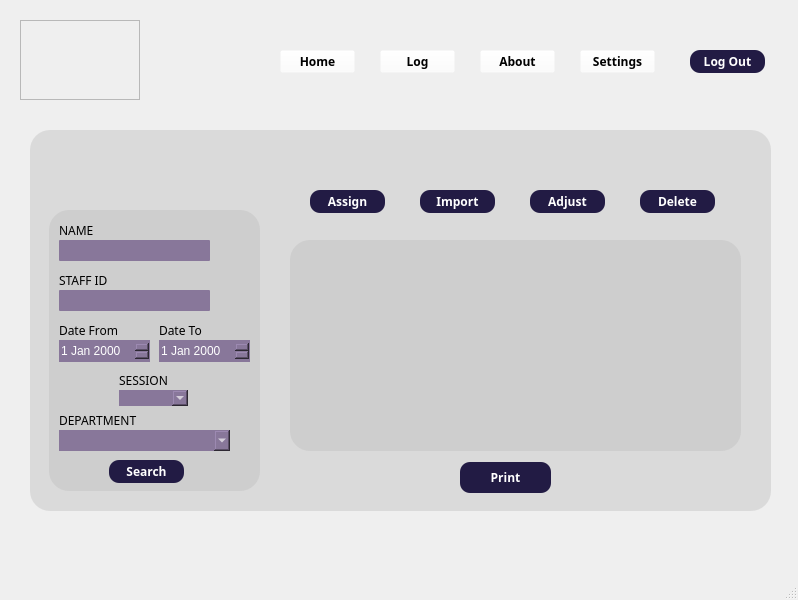
<?xml version="1.0" encoding="UTF-8"?>
<ui version="4.0">
 <class>MainWindow</class>
 <widget class="QMainWindow" name="MainWindow">
  <property name="geometry">
   <rect>
    <x>0</x>
    <y>0</y>
    <width>798</width>
    <height>600</height>
   </rect>
  </property>
  <property name="windowTitle">
   <string>MainWindow</string>
  </property>
  <widget class="QWidget" name="centralwidget">
   <widget class="QLabel" name="dema">
    <property name="geometry">
     <rect>
      <x>0</x>
      <y>0</y>
      <width>800</width>
      <height>600</height>
     </rect>
    </property>
    <property name="styleSheet">
     <string notr="true">image: url(:/newPrefix/Department Examination Management Application Light Version_PNG/BG.png);</string>
    </property>
    <property name="text">
     <string/>
    </property>
   </widget>
   <widget class="QFrame" name="dema_logo">
    <property name="geometry">
     <rect>
      <x>20</x>
      <y>20</y>
      <width>120</width>
      <height>80</height>
     </rect>
    </property>
    <property name="styleSheet">
     <string notr="true">image: url(:/newPrefix/Department Examination Management Application Light Version_PNG/Logo (3).png);</string>
    </property>
    <property name="frameShape">
     <enum>QFrame::StyledPanel</enum>
    </property>
    <property name="frameShadow">
     <enum>QFrame::Raised</enum>
    </property>
   </widget>
   <widget class="QPushButton" name="logout_btn">
    <property name="geometry">
     <rect>
      <x>690</x>
      <y>50</y>
      <width>75</width>
      <height>23</height>
     </rect>
    </property>
    <property name="font">
     <font>
      <family>DM Sans</family>
      <pointsize>9</pointsize>
      <weight>75</weight>
      <bold>true</bold>
     </font>
    </property>
    <property name="styleSheet">
     <string notr="true">background-color: rgb(34, 27, 68);
color: rgb(255, 255, 255);
border-sytyle: outset;
border-width: 2px;
border-radius: 10px;</string>
    </property>
    <property name="text">
     <string>Log Out</string>
    </property>
   </widget>
   <widget class="QPushButton" name="log_btn">
    <property name="geometry">
     <rect>
      <x>380</x>
      <y>50</y>
      <width>75</width>
      <height>23</height>
     </rect>
    </property>
    <property name="font">
     <font>
      <family>DM Sans</family>
      <pointsize>9</pointsize>
      <weight>75</weight>
      <bold>true</bold>
     </font>
    </property>
    <property name="styleSheet">
     <string notr="true">background-color: rgba(255, 255, 255, 0);</string>
    </property>
    <property name="text">
     <string>Log</string>
    </property>
   </widget>
   <widget class="QPushButton" name="home_btn">
    <property name="geometry">
     <rect>
      <x>280</x>
      <y>50</y>
      <width>75</width>
      <height>23</height>
     </rect>
    </property>
    <property name="font">
     <font>
      <family>DM Sans</family>
      <pointsize>9</pointsize>
      <weight>75</weight>
      <bold>true</bold>
     </font>
    </property>
    <property name="styleSheet">
     <string notr="true">background-color: rgba(255, 255, 255, 0);</string>
    </property>
    <property name="text">
     <string>Home</string>
    </property>
   </widget>
   <widget class="QPushButton" name="about_btn">
    <property name="geometry">
     <rect>
      <x>480</x>
      <y>50</y>
      <width>75</width>
      <height>23</height>
     </rect>
    </property>
    <property name="font">
     <font>
      <family>DM Sans</family>
      <pointsize>9</pointsize>
      <weight>75</weight>
      <bold>true</bold>
     </font>
    </property>
    <property name="styleSheet">
     <string notr="true">background-color: rgba(255, 255, 255, 0);</string>
    </property>
    <property name="text">
     <string>About</string>
    </property>
   </widget>
   <widget class="QPushButton" name="settings_btn">
    <property name="geometry">
     <rect>
      <x>580</x>
      <y>50</y>
      <width>75</width>
      <height>23</height>
     </rect>
    </property>
    <property name="font">
     <font>
      <family>DM Sans</family>
      <pointsize>9</pointsize>
      <weight>75</weight>
      <bold>true</bold>
     </font>
    </property>
    <property name="styleSheet">
     <string notr="true">background-color: rgba(255, 255, 255, 0);</string>
    </property>
    <property name="text">
     <string>Settings</string>
    </property>
   </widget>
   <widget class="QFrame" name="duty_page">
    <property name="geometry">
     <rect>
      <x>30</x>
      <y>130</y>
      <width>741</width>
      <height>381</height>
     </rect>
    </property>
    <property name="styleSheet">
     <string notr="true">background-color: rgba(185, 185, 185, 100);
border-radius: 20px;</string>
    </property>
    <property name="frameShape">
     <enum>QFrame::StyledPanel</enum>
    </property>
    <property name="frameShadow">
     <enum>QFrame::Raised</enum>
    </property>
    <widget class="QLabel" name="duty_logo">
     <property name="geometry">
      <rect>
       <x>0</x>
       <y>0</y>
       <width>121</width>
       <height>81</height>
      </rect>
     </property>
     <property name="styleSheet">
      <string notr="true">background-color: rgba(255, 255, 255, 0);
image: url(:/newPrefix/Department Examination Management Application Light Version Icon Pack/Duty(5).png);</string>
     </property>
     <property name="text">
      <string/>
     </property>
    </widget>
    <widget class="QFrame" name="duty_search">
     <property name="geometry">
      <rect>
       <x>19</x>
       <y>80</y>
       <width>211</width>
       <height>281</height>
      </rect>
     </property>
     <property name="frameShape">
      <enum>QFrame::StyledPanel</enum>
     </property>
     <property name="frameShadow">
      <enum>QFrame::Raised</enum>
     </property>
     <widget class="QLabel" name="duty_name_label">
      <property name="geometry">
       <rect>
        <x>10</x>
        <y>10</y>
        <width>51</width>
        <height>21</height>
       </rect>
      </property>
      <property name="font">
       <font>
        <family>DM Sans</family>
        <pointsize>9</pointsize>
       </font>
      </property>
      <property name="styleSheet">
       <string notr="true">background-color: rgba(255, 255, 255, 0);</string>
      </property>
      <property name="text">
       <string>NAME</string>
      </property>
     </widget>
     <widget class="QLineEdit" name="duty_name_entry">
      <property name="geometry">
       <rect>
        <x>10</x>
        <y>30</y>
        <width>151</width>
        <height>21</height>
       </rect>
      </property>
      <property name="font">
       <font>
        <family>DM Sans</family>
        <pointsize>9</pointsize>
       </font>
      </property>
      <property name="styleSheet">
       <string notr="true">color: white;
background-color: rgb(136, 119, 154);
border-sytyle: outset;
border-width: 2px;
border-radius: 1px;</string>
      </property>
     </widget>
     <widget class="QLabel" name="duty_staff_label">
      <property name="geometry">
       <rect>
        <x>10</x>
        <y>60</y>
        <width>51</width>
        <height>21</height>
       </rect>
      </property>
      <property name="font">
       <font>
        <family>DM Sans</family>
        <pointsize>9</pointsize>
       </font>
      </property>
      <property name="styleSheet">
       <string notr="true">background-color: rgba(255, 255, 255, 0);</string>
      </property>
      <property name="text">
       <string>STAFF ID</string>
      </property>
     </widget>
     <widget class="QLineEdit" name="duty_staff_entry">
      <property name="geometry">
       <rect>
        <x>10</x>
        <y>80</y>
        <width>151</width>
        <height>21</height>
       </rect>
      </property>
      <property name="font">
       <font>
        <family>DM Sans</family>
        <pointsize>9</pointsize>
       </font>
      </property>
      <property name="styleSheet">
       <string notr="true">color: white;
background-color: rgb(136, 119, 154);
border-sytyle: outset;
border-width: 2px;
border-radius: 1px;</string>
      </property>
     </widget>
     <widget class="QDateEdit" name="duty_datefrom_entry">
      <property name="geometry">
       <rect>
        <x>10</x>
        <y>130</y>
        <width>91</width>
        <height>22</height>
       </rect>
      </property>
      <property name="styleSheet">
       <string notr="true">background-color: rgb(136, 119, 154);
color: white;</string>
      </property>
     </widget>
     <widget class="QLabel" name="duty_datefrom_label">
      <property name="geometry">
       <rect>
        <x>10</x>
        <y>110</y>
        <width>61</width>
        <height>21</height>
       </rect>
      </property>
      <property name="font">
       <font>
        <family>DM Sans</family>
        <pointsize>9</pointsize>
       </font>
      </property>
      <property name="styleSheet">
       <string notr="true">background-color: rgba(255, 255, 255, 0);</string>
      </property>
      <property name="text">
       <string>Date From</string>
      </property>
     </widget>
     <widget class="QLabel" name="duty_dateto_label">
      <property name="geometry">
       <rect>
        <x>110</x>
        <y>110</y>
        <width>51</width>
        <height>21</height>
       </rect>
      </property>
      <property name="font">
       <font>
        <family>DM Sans</family>
        <pointsize>9</pointsize>
       </font>
      </property>
      <property name="styleSheet">
       <string notr="true">background-color: rgba(255, 255, 255, 0);</string>
      </property>
      <property name="text">
       <string>Date To</string>
      </property>
     </widget>
     <widget class="QLabel" name="duty_session_label">
      <property name="geometry">
       <rect>
        <x>70</x>
        <y>160</y>
        <width>51</width>
        <height>21</height>
       </rect>
      </property>
      <property name="font">
       <font>
        <family>DM Sans</family>
        <pointsize>9</pointsize>
       </font>
      </property>
      <property name="styleSheet">
       <string notr="true">background-color: rgba(255, 255, 255, 0);</string>
      </property>
      <property name="text">
       <string>SESSION</string>
      </property>
     </widget>
     <widget class="QComboBox" name="duty_session_entry">
      <property name="geometry">
       <rect>
        <x>70</x>
        <y>180</y>
        <width>69</width>
        <height>16</height>
       </rect>
      </property>
      <property name="styleSheet">
       <string notr="true">background-color: rgb(136, 119, 154);
color: white;</string>
      </property>
     </widget>
     <widget class="QDateEdit" name="duty_dateto_entry">
      <property name="geometry">
       <rect>
        <x>110</x>
        <y>130</y>
        <width>91</width>
        <height>22</height>
       </rect>
      </property>
      <property name="styleSheet">
       <string notr="true">background-color: rgb(136, 119, 154);
color: white;</string>
      </property>
     </widget>
     <widget class="QLabel" name="duty_department_label">
      <property name="geometry">
       <rect>
        <x>10</x>
        <y>200</y>
        <width>81</width>
        <height>21</height>
       </rect>
      </property>
      <property name="font">
       <font>
        <family>DM Sans</family>
        <pointsize>9</pointsize>
       </font>
      </property>
      <property name="styleSheet">
       <string notr="true">background-color: rgba(255, 255, 255, 0);</string>
      </property>
      <property name="text">
       <string>DEPARTMENT</string>
      </property>
     </widget>
     <widget class="QComboBox" name="duty_department_entry">
      <property name="geometry">
       <rect>
        <x>10</x>
        <y>220</y>
        <width>171</width>
        <height>21</height>
       </rect>
      </property>
      <property name="styleSheet">
       <string notr="true">background-color: rgb(136, 119, 154);
color: white;</string>
      </property>
     </widget>
     <widget class="QPushButton" name="duty_search_btn">
      <property name="geometry">
       <rect>
        <x>60</x>
        <y>250</y>
        <width>75</width>
        <height>23</height>
       </rect>
      </property>
      <property name="font">
       <font>
        <family>DM Sans</family>
        <pointsize>9</pointsize>
        <weight>75</weight>
        <bold>true</bold>
       </font>
      </property>
      <property name="styleSheet">
       <string notr="true">background-color: rgb(34, 27, 68);
color: rgb(255, 255, 255);
border-sytyle: outset;
border-width: 2px;
border-radius: 10px;</string>
      </property>
      <property name="text">
       <string>Search</string>
      </property>
     </widget>
    </widget>
    <widget class="QPushButton" name="duty_assign_btn">
     <property name="geometry">
      <rect>
       <x>280</x>
       <y>60</y>
       <width>75</width>
       <height>23</height>
      </rect>
     </property>
     <property name="font">
      <font>
       <family>DM Sans</family>
       <pointsize>9</pointsize>
       <weight>75</weight>
       <bold>true</bold>
      </font>
     </property>
     <property name="styleSheet">
      <string notr="true">background-color: rgb(34, 27, 68);
color: rgb(255, 255, 255);
border-sytyle: outset;
border-width: 2px;
border-radius: 10px;</string>
     </property>
     <property name="text">
      <string>Assign</string>
     </property>
    </widget>
    <widget class="QPushButton" name="duty_import_btn">
     <property name="geometry">
      <rect>
       <x>390</x>
       <y>60</y>
       <width>75</width>
       <height>23</height>
      </rect>
     </property>
     <property name="font">
      <font>
       <family>DM Sans</family>
       <pointsize>9</pointsize>
       <weight>75</weight>
       <bold>true</bold>
      </font>
     </property>
     <property name="styleSheet">
      <string notr="true">background-color: rgb(34, 27, 68);
color: rgb(255, 255, 255);
border-sytyle: outset;
border-width: 2px;
border-radius: 10px;</string>
     </property>
     <property name="text">
      <string>Import</string>
     </property>
    </widget>
    <widget class="QPushButton" name="duty_adjust_btn">
     <property name="geometry">
      <rect>
       <x>500</x>
       <y>60</y>
       <width>75</width>
       <height>23</height>
      </rect>
     </property>
     <property name="font">
      <font>
       <family>DM Sans</family>
       <pointsize>9</pointsize>
       <weight>75</weight>
       <bold>true</bold>
      </font>
     </property>
     <property name="styleSheet">
      <string notr="true">background-color: rgb(34, 27, 68);
color: rgb(255, 255, 255);
border-sytyle: outset;
border-width: 2px;
border-radius: 10px;</string>
     </property>
     <property name="text">
      <string>Adjust</string>
     </property>
    </widget>
    <widget class="QPushButton" name="duty_delete_btn">
     <property name="geometry">
      <rect>
       <x>610</x>
       <y>60</y>
       <width>75</width>
       <height>23</height>
      </rect>
     </property>
     <property name="font">
      <font>
       <family>DM Sans</family>
       <pointsize>9</pointsize>
       <weight>75</weight>
       <bold>true</bold>
      </font>
     </property>
     <property name="styleSheet">
      <string notr="true">background-color: rgb(34, 27, 68);
color: rgb(255, 255, 255);
border-sytyle: outset;
border-width: 2px;
border-radius: 10px;</string>
     </property>
     <property name="text">
      <string>Delete</string>
     </property>
    </widget>
    <widget class="QPushButton" name="duty_print_btn">
     <property name="geometry">
      <rect>
       <x>430</x>
       <y>332</y>
       <width>91</width>
       <height>31</height>
      </rect>
     </property>
     <property name="font">
      <font>
       <family>DM Sans</family>
       <pointsize>9</pointsize>
       <weight>75</weight>
       <bold>true</bold>
      </font>
     </property>
     <property name="styleSheet">
      <string notr="true">background-color: rgb(34, 27, 68);
color: rgb(255, 255, 255);
border-sytyle: outset;
border-width: 2px;
border-radius: 10px;</string>
     </property>
     <property name="text">
      <string>Print</string>
     </property>
    </widget>
    <widget class="QFrame" name="duty_csv">
     <property name="geometry">
      <rect>
       <x>260</x>
       <y>110</y>
       <width>451</width>
       <height>211</height>
      </rect>
     </property>
     <property name="frameShape">
      <enum>QFrame::StyledPanel</enum>
     </property>
     <property name="frameShadow">
      <enum>QFrame::Raised</enum>
     </property>
    </widget>
   </widget>
  </widget>
  <widget class="QMenuBar" name="menubar">
   <property name="geometry">
    <rect>
     <x>0</x>
     <y>0</y>
     <width>798</width>
     <height>21</height>
    </rect>
   </property>
  </widget>
  <widget class="QStatusBar" name="statusbar"/>
 </widget>
 <resources>
  <include location="../Logo.qrc"/>
 </resources>
 <connections/>
</ui>
